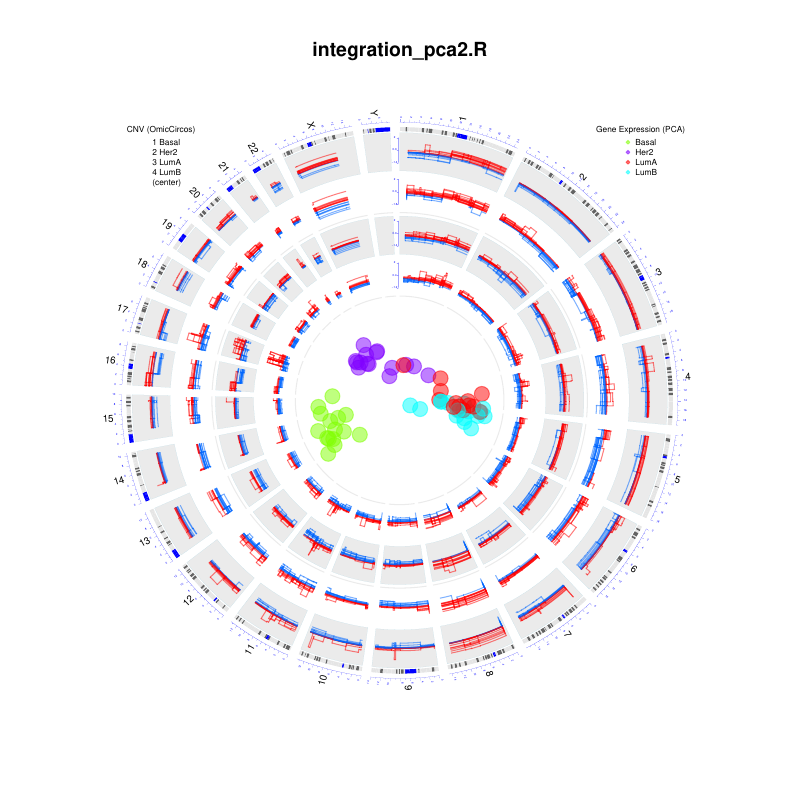

This figure's R source:
rm(list=ls());

library(OmicCircos);
options(stringsAsFactors = FALSE);

data("TCGA.BC.fus");
data("TCGA.BC.cnv.2k.60");
data("TCGA.BC.gene.exp.2k.60");
data("TCGA.BC.sample60");

## gene expression data for PCA
exp.m <- TCGA.BC.gene.exp.2k.60[,c(4:ncol(TCGA.BC.gene.exp.2k.60))];

cnv   <- TCGA.BC.cnv.2k.60;

## PCA
type.n  <- unique(TCGA.BC.sample60[,2]);
colors  <- rainbow(length(type.n), alpha=0.5);

pca.col <- rep(NA, nrow(TCGA.BC.sample60));
for (i in 1:length(type.n)){
  n   <- type.n[i];
  n.i <- which(TCGA.BC.sample60[,2] == n);
  n.n <- TCGA.BC.sample60[n.i,1];
  g.i <- which(colnames(exp.m) %in% n.n);
  pca.col[g.i] <- colors[i];
}

exp.m   <- na.omit(exp.m);
pca.out <- prcomp(t(exp.m), scale = TRUE);

## subtype cnv
cnv.i <- c();
for (i in 1:length(type.n)){
  n     <- type.n[i];
  n.i   <- which(TCGA.BC.sample60[,2] == n);
  n.n   <- TCGA.BC.sample60[n.i,1];
  cnv.i <- which(colnames(cnv) %in% n.n);
}

## main
pdf("integration_pca2.pdf", 8,8);
par(mar=c(5, 5, 5, 5));

plot(c(1,800), c(1,800), type="n", axes=F, xlab="", ylab="", main="integration_pca2.R");

legend(680,800, c("Basal","Her2","LumA","LumB"), pch=19, col=colors[c(2,4,1,3)], cex=0.5, 
       title ="Gene Expression (PCA)", box.col="white");

legend(5,800, c("1 Basal", "2 Her2", "3 LumA", "4 LumB", "(center)"), cex=0.5, 
       title ="CNV (OmicCircos)", box.col="white");

circos(xc=400, yc=400, R=390, cir="hg18", W=4,  type="chr", print.chr.lab=T, scale=T);
R.v <- 330;
for (i in 1:length(type.n)){
  n     <- type.n[i];
  n.i   <- which(TCGA.BC.sample60[,2] == n);
  n.n   <- TCGA.BC.sample60[n.i,1];
  cnv.i <- which(colnames(cnv) %in% n.n);
  cnv.v <- cnv[,cnv.i];
  cnv.v[cnv.v > 2]  <- 2;
  cnv.v[cnv.v < -2] <- -2;
  cnv.m <- cbind(cnv[,c(1:3)], cnv.v);
  if (i%%2==1){
    circos(xc=400, yc=400, R=R.v, cir="hg18", W=60, mapping=cnv.m, col.v=4,  
           type="ml3", B=T, lwd=1, cutoff=0, scale=T);
  } else {
    circos(xc=400, yc=400, R=R.v, cir="hg18", W=60, mapping=cnv.m, col.v=4,  
           type="ml3", B=F, lwd=1, cutoff=0, scale=T);
  }
  R.v <- R.v - 60;
}

points(pca.out$x[,1]*8+410, pca.out$x[,2]*8+400, pch=19, col=pca.col, cex=2);

dev.off()



